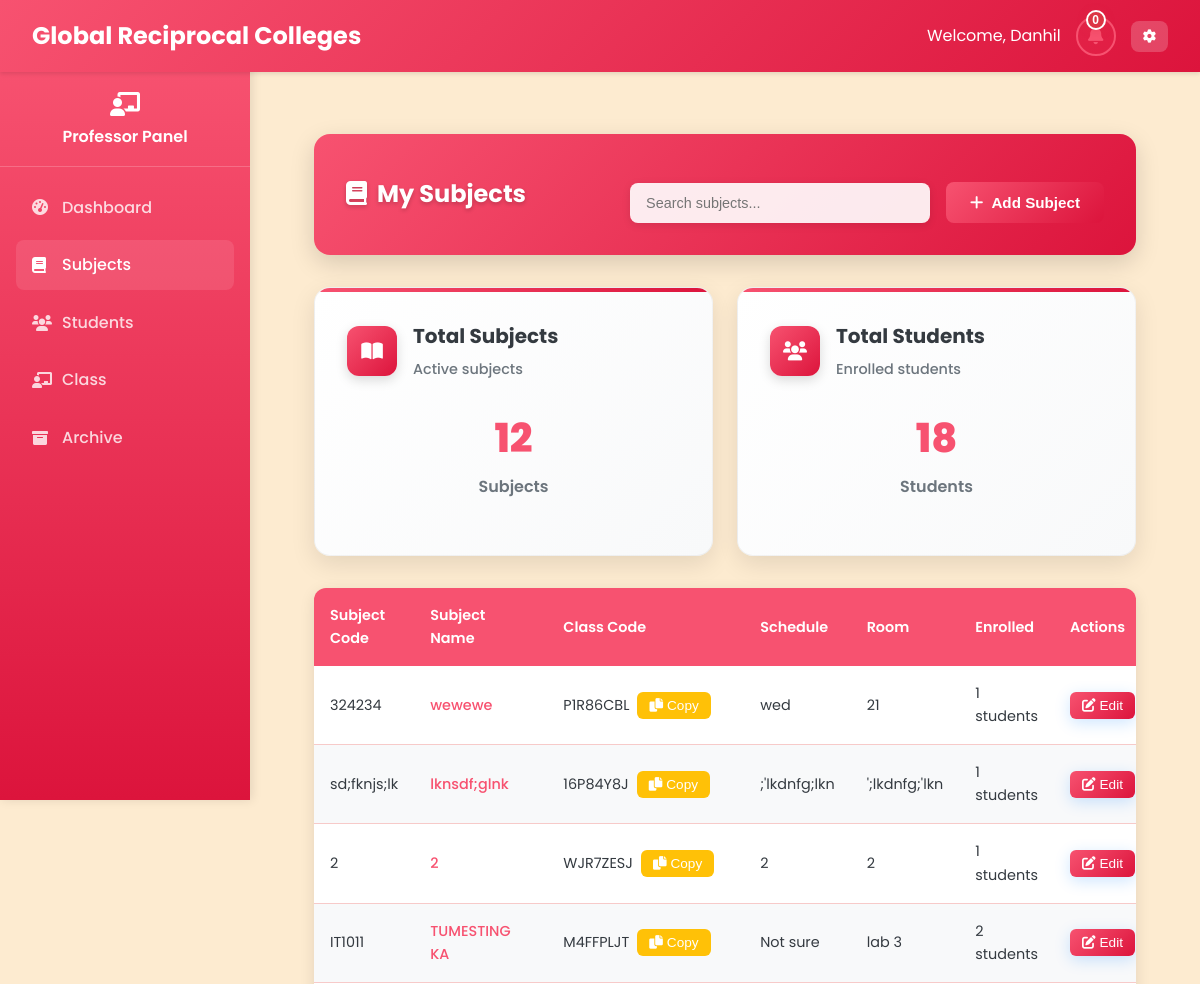
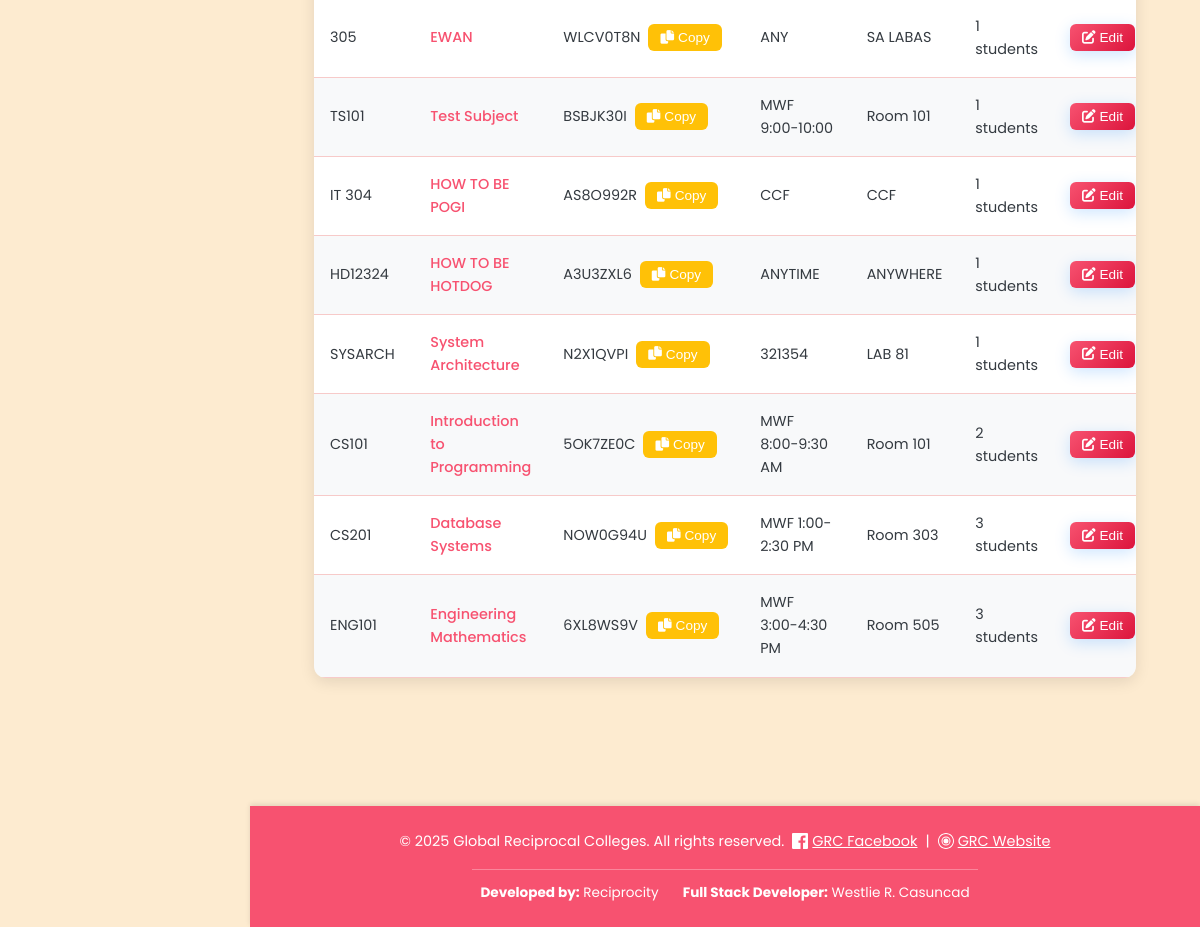
Page /Professor/manage_subjects.php (signed in) on the earlier database version (2 pictures, top to bottom).
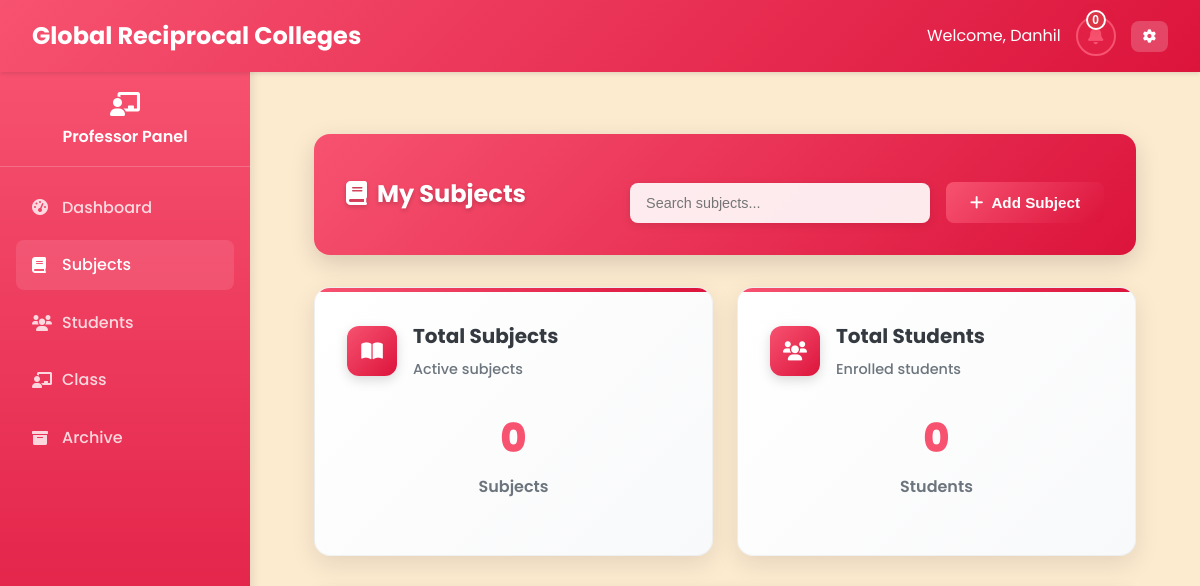
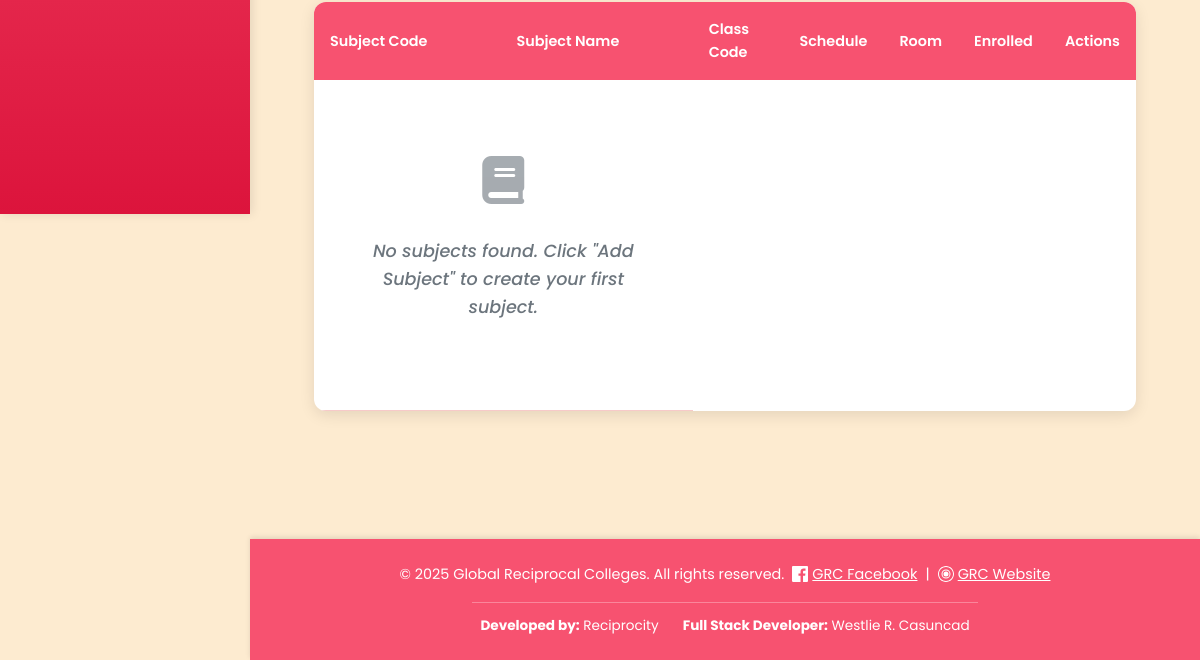
Same page on the later database version (2 pictures, top to bottom).
### tables this page shows
CREATE TABLE `classes` (
  `class_id` varchar(20) NOT NULL,
  `class_name` varchar(100) NOT NULL,
  `class_code` varchar(20) NOT NULL,
  `subject_id` varchar(20) DEFAULT NULL,
  `professor_id` varchar(20) DEFAULT NULL,
  `schedule` varchar(100) DEFAULT NULL,
  `room` varchar(50) DEFAULT NULL,
  `created_at` datetime NOT NULL,
  `updated_at` datetime NOT NULL,
  `section` varchar(10) DEFAULT NULL,
  `semester_id` int(11) DEFAULT NULL,
  `school_year_id` int(11) DEFAULT NULL,
  `status` enum('active','archived') DEFAULT 'active',
  `school_year_semester_id` int(11) DEFAULT NULL
);

CREATE TABLE `subjects` (
  `subject_id` varchar(20) NOT NULL,
  `subject_name` varchar(100) NOT NULL,
  `subject_code` varchar(20) NOT NULL,
  `description` text DEFAULT NULL,
  `credits` int(11) NOT NULL,
  `duration_id` int(11) DEFAULT NULL,
  `created_at` datetime NOT NULL,
  `updated_at` datetime NOT NULL,
  `semester_id` int(11) DEFAULT NULL,
  `school_year_id` int(11) DEFAULT NULL
);

### Professor/manage_subjects.php (the view, shortened to what the changed rows need)
<?php
require_once '../php/db.php';
$professor_id = $_SESSION['user_id'];
$query = "SELECT s.*, s.duration_id, c.class_code, c.schedule, c.room, sy.year_label AS school_year, sem.semester_name AS semester
          FROM subjects s
          JOIN classes c ON s.subject_id = c.subject_id
          LEFT JOIN semesters sem ON c.semester_id = sem.id
          LEFT JOIN school_years sy ON c.school_year_id = sy.id
          WHERE c.professor_id = ? AND c.status = 'active'
          ORDER BY s.created_at DESC";
$stmt = $pdo->prepare($query);
$stmt->execute([$professor_id]);
$subjects = $stmt->fetchAll();
$enrollment_counts = [];
foreach ($subjects as $subject) {
    $stmt = $pdo->prepare("SELECT COUNT(*) as count FROM student_classes sc
                          JOIN classes c ON sc.class_id = c.class_id
                          WHERE c.subject_id = ?");
    $stmt->execute([$subject['subject_id']]);
    $enrollment_counts[$subject['subject_id']] = $stmt->fetch()['count'];
}
?>
<!DOCTYPE html>
<html lang="en">
<head>
    <link rel="stylesheet" href="../css/styles_fixed.css">
    <link rel="stylesheet" href="../css/responsive-enhanced.css">
    <link rel="stylesheet" href="../css/mobile-enhanced.css">
    <link rel="stylesheet" href="../css/mobile-responsive.css">
    <link rel="stylesheet" href="../css/notifications-mobile.css">
    <link rel="stylesheet" href="https://cdnjs.cloudflare.com/ajax/libs/font-awesome/6.0.0/css/all.min.css">
</head>
<body>
    <main class="main-content">
        <div class="dashboard-container">
            <div class="table-header-enhanced">
                <h2 class="table-title-enhanced"><i class="fas fa-book" style="margin-right: 10px;"></i>My Subjects</h2>
            </div>
            <div class="stats-grid">
                <div class="stat-card-enhanced">
                    <div class="stat-metrics-enhanced">
                        <div class="stat-main-metric">
                            <div class="stat-value-enhanced"><?php echo count($subjects); ?></div>
                            <div class="stat-label-enhanced">Subjects</div>
                        </div>
                    </div>
                </div>
                <div class="stat-card-enhanced">
                    <div class="stat-metrics-enhanced">
                        <div class="stat-main-metric">
                            <div class="stat-value-enhanced"><?php echo array_sum($enrollment_counts); ?></div>
                            <div class="stat-label-enhanced">Students</div>
                        </div>
                    </div>
                </div>
            </div>
            <div class="table-container-enhanced">
                <table class="table-enhanced">
                    <thead>
                        <tr>
                            <th class="mobile-hidden">Subject Code</th>
                            <th>Subject Name</th>
                            <th>Class Code</th>
                            <th class="mobile-hidden">Schedule</th>
                            <th class="mobile-hidden">Room</th>
                            <th class="mobile-hidden">Enrolled</th>
                            <th class="mobile-hidden">Actions</th>
                        </tr>
                    </thead>
                    <tbody>
                        <?php foreach ($subjects as $subject): ?>
                        <tr>
                            <td class="mobile-hidden"><?php echo $subject['subject_code']; ?></td>
                            <td>
                                <a href="javascript:void(0)" onclick="viewSubjectDetails('<?php echo $subject['subject_id']; ?>')" class="subject-link">
                                    <?php echo $subject['subject_name']; ?>
                                </a>
                            </td>
                            <td>
                                <div class="class-code-display">
                                    <span><?php echo $subject['class_code']; ?></span>
                                    <button class="btn-sm-enhanced btn-warning-enhanced" onclick="regenerateCode('<?php echo $subject['class_code']; ?>')">
                                        <i class="fas fa-copy"></i> Copy
                                    </button>
                                </div>
                            </td>
                            <td class="mobile-hidden"><?php echo $subject['schedule']; ?></td>
                            <td class="mobile-hidden"><?php echo $subject['room']; ?></td>
                            <td class="mobile-hidden"><?php echo $enrollment_counts[$subject['subject_id']] ?? 0; ?> students</td>
                            <td class="mobile-hidden">
                                <div class="action-buttons">
                                    <button class="btn-sm-enhanced btn-primary-enhanced" onclick="editSubject(<?php echo htmlspecialchars(json_encode($subject)); ?>)">
                                        <i class="fas fa-edit"></i> Edit
                                    </button>
                                </div>
                            </td>
                        </tr>
                        <?php endforeach; ?>
                        <?php if (empty($subjects)): ?>
                        <tr>
                            <td colspan="2" class="no-data">
                                <div class="stat-empty-enhanced">
                                    <div class="stat-empty-icon">
                                        <i class="fas fa-book"></i>
                                    </div>
                                    <div class="stat-empty-text">No subjects found. Click "Add Subject" to create your first subject.</div>
                                </div>
                            </td>
                        </tr>
                        <?php endif; ?>
                    </tbody>
                </table>
            </div>
        </div>
    </main>
</body>
</html>

Differences in the rows shown:
no longer on this page (row edited): classes: subject.subject_code "324234", subject.subject_name "wewewe", class_code "P1R86CBL", schedule "wed", room "21", subject.subject_id "1"
no longer on this page (row edited): classes: subject.subject_code "sd;fknjs;lk", subject.subject_name "lknsdf;glnk", class_code "16P84Y8J", schedule ";'lkdnfg;lkn", room "';lkdnfg;'lkn", subject.subject_id "1"
no longer on this page (row edited): classes: subject.subject_code "2", subject.subject_name "2", class_code "WJR7ZESJ", schedule "2", room "2", subject.subject_id "1"
no longer on this page (row edited): classes: subject.subject_code "IT1011", subject.subject_name "TUMESTING KA", class_code "M4FFPLJT", schedule "Not sure", room "lab 3", subject.subject_id "2"
no longer on this page (row edited): classes: subject.subject_code "305", subject.subject_name "EWAN", class_code "WLCV0T8N", schedule "ANY", room "SA LABAS", subject.subject_id "1"
no longer on this page (row edited): classes: subject.subject_code "TS101", subject.subject_name "Test Subject", class_code "BSBJK30I", schedule "MWF 9:00-10:00", room "Room 101", subject.subject_id "1"
no longer on this page (row edited): classes: subject.subject_code "IT 304", subject.subject_name "HOW TO BE POGI", class_code "AS8O992R", schedule "CCF", room "CCF", subject.subject_id "1"
no longer on this page (row edited): classes: subject.subject_code "HD12324", subject.subject_name "HOW TO BE HOTDOG", class_code "A3U3ZXL6", schedule "ANYTIME", room "ANYWHERE", subject.subject_id "1"
no longer on this page (row edited): classes: subject.subject_code "SYSARCH", subject.subject_name "System Architecture", class_code "N2X1QVPI", schedule "321354", room "LAB 81", subject.subject_id "1"
no longer on this page (row edited): classes: subject.subject_code "CS101", subject.subject_name "Introduction to Programming", class_code "5OK7ZE0C", schedule "MWF 8:00-9:30 AM", room "Room 101", subject.subject_id "2"
no longer on this page (row edited): classes: subject.subject_code "CS201", subject.subject_name "Database Systems", class_code "NOW0G94U", schedule "MWF 1:00-2:30 PM", room "Room 303", subject_id "3"
no longer on this page (row edited): classes: subject.subject_code "ENG101", subject.subject_name "Engineering Mathematics", class_code "6XL8WS9V", schedule "MWF 3:00-4:30 PM", room "Room 505", subject_id "3"
Other differences:
count($subjects): "12" → "0"
array_sum($enrollment_counts): "18" → "0"
text now shown: "No subjects found. Click \"Add Subject\" to create your first subject."
